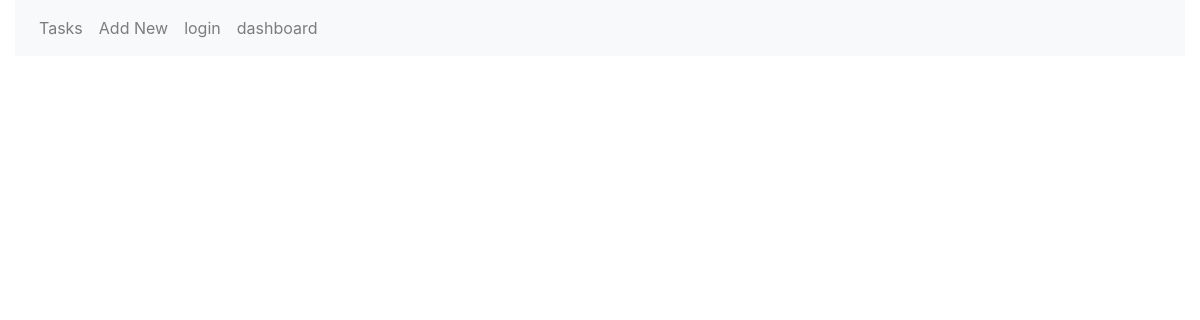
The page /index on the database as committed earlier.
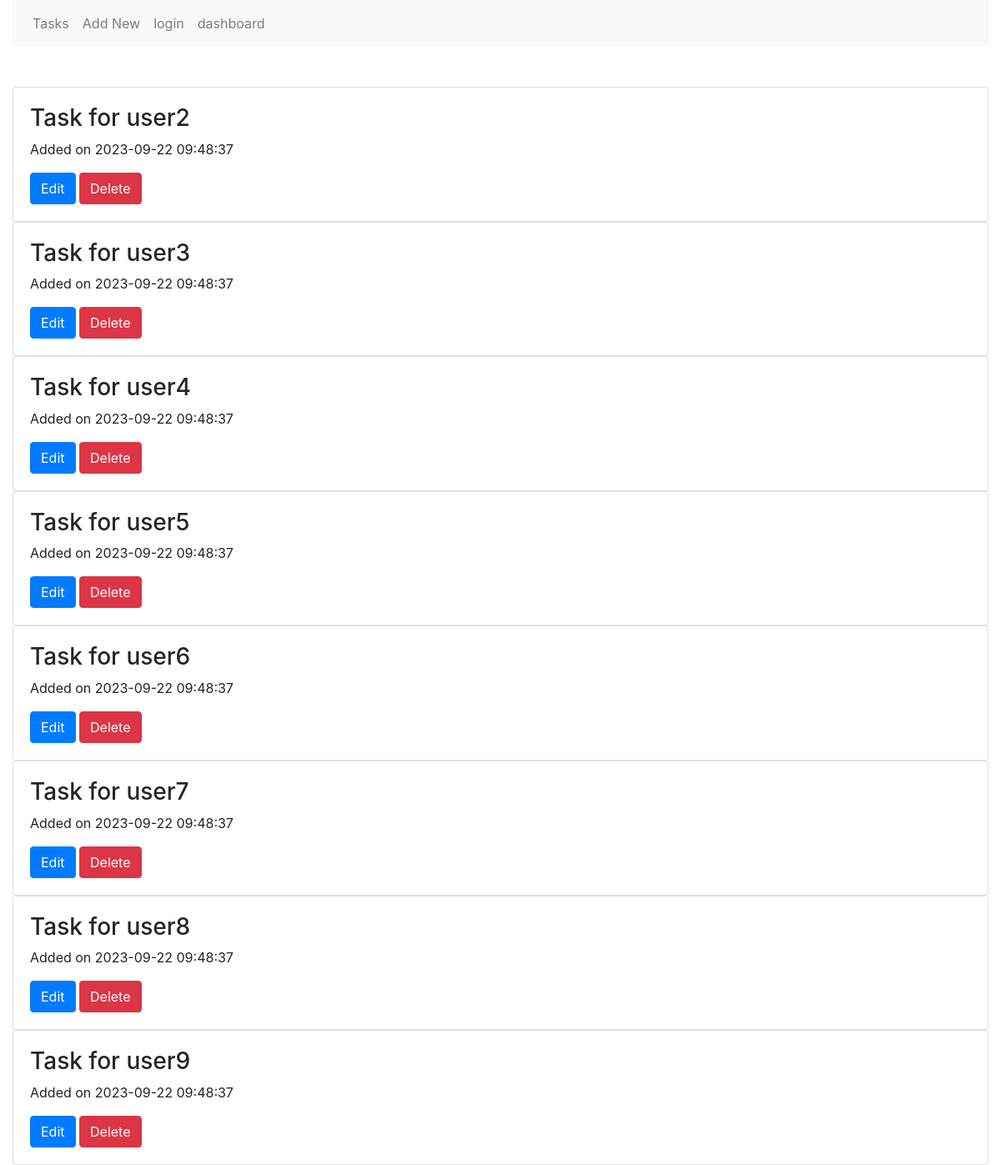
The same page on the database as committed later.
### models.py (models this page shows)
class Task(db.Model):
    id = db.Column(db.Integer, primary_key=True)
    title = db.Column(db.String(100), nullable=False)
    body = db.Column(db.String, nullable=False)
    date = db.Column(db.DateTime(timezone=True), nullable=False)
    public = db.Column(db.Boolean, default=False)
    user_id = db.Column(db.Integer, db.ForeignKey('user.id'))

### routes.py (the view)
@app.route('/')
@app.route('/index')
def index():
    tasks = Task.query.filter_by(public=True)
    return render_template('index.html', tasks=tasks)

### templates/index.html
{% extends "base.html" %}
{% block main %}
  {% for task in tasks %}
    <div class="card">
      <div class="card-body">
        <h3>{{ task.title }}</h3>
        <p>Added on {{ task.date }}</p>
        <a href={{url_for('edit', task_id=task.id)}} class="btn btn-primary">Edit</a>
        <a href={{url_for('delete', task_id=task.id)}} class="btn btn-danger">Delete</a>
      </div>
    </div>
  {% endfor %}
{% endblock %}

### templates/base.html (shortened to what this page needs)
<!doctype html>
<html lang="en">
  <head>
    <link rel="stylesheet" href="https://stackpath.bootstrapcdn.com/bootstrap/4.5.0/css/bootstrap.min.css">
  </head>
  <body>
    <div class="container-fluid">
      <nav class="navbar navbar-expand-lg navbar-light bg-light">
        <ul class="navbar-nav">
          <li class="nav-item"><a href="{{ url_for('index') }}" class="nav-link">Tasks</a></li>
          <li class="nav-item"><a href="{{ url_for('add') }}" class="nav-link">Add New</a></li>
          <li class="nav-item"><a href="{{ url_for('login') }}" class="nav-link">login</a></li>
          <li class="nav-item"><a href="{{ url_for('dashboard') }}" class="nav-link">dashboard</a></li>
        </ul>
      </nav>
      <br>
      <br>
      {% block main %}{% endblock %}
    </div>
  </body>
</html>

Rows that differ between the two databases and show on the page:
added Task: title "Task for user2", date "2023-09-22 09:48:37"
added Task: title "Task for user3", date "2023-09-22 09:48:37"
added Task: title "Task for user4", date "2023-09-22 09:48:37"
added Task: title "Task for user5", date "2023-09-22 09:48:37"
added Task: title "Task for user6", date "2023-09-22 09:48:37"
added Task: title "Task for user7", date "2023-09-22 09:48:37"
added Task: title "Task for user8", date "2023-09-22 09:48:37"
added Task: title "Task for user9", date "2023-09-22 09:48:37"
